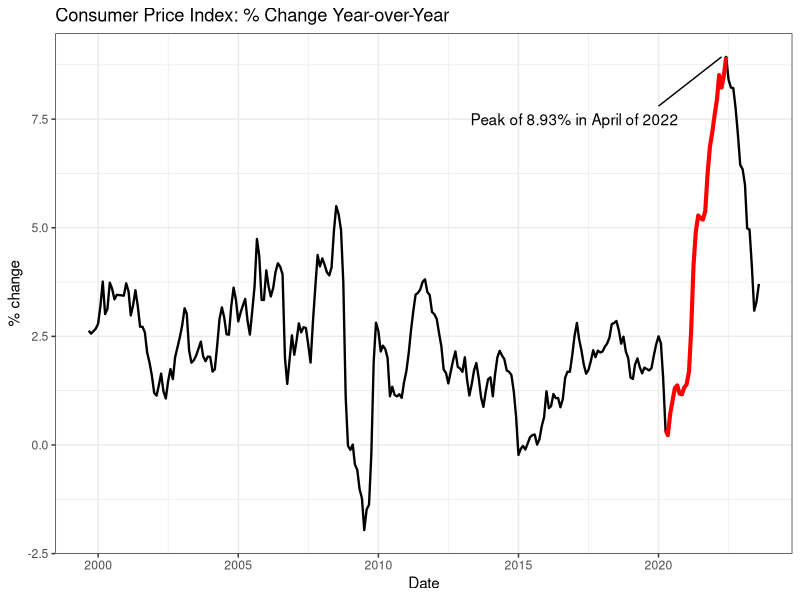
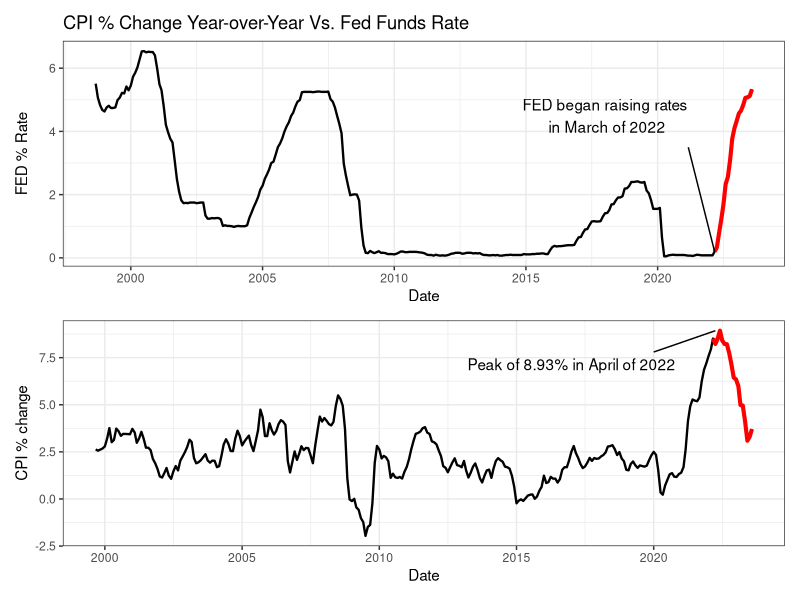
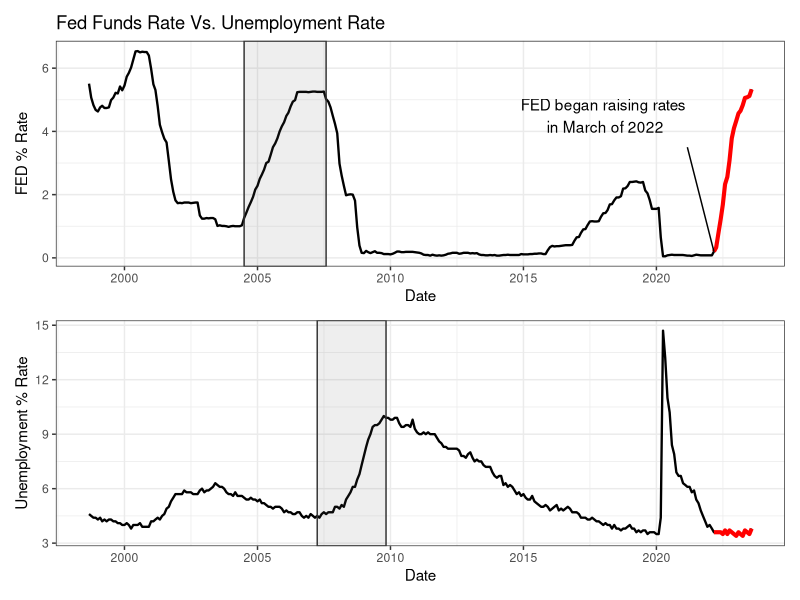

Source code (R) for these figures, in order:
## ---- chunk 1
knitr::opts_chunk$set(echo = TRUE)
library(tidyverse)
library(ggthemes)
theme_set(theme_bw())
library(lubridate)
library(patchwork)
## ---- chunk 2
df <- read.csv('fred_data.csv')
head(df,5)
## ---- chunk 3
df <- df |>
  mutate(cpi_yoy = ((value_cpi-lag(value_cpi, n=12))/lag(value_cpi, n=12))*100)
  
df$date <- ymd(df$date)
## ---- chunk 4
#create subset of covid 19 inflation impact
inf_sec <- df[df$date >= "2020-04-01" & df$date <= "2022-06-30", ]

#Get average

ggplot(mapping = aes(x = date)) + 
  geom_line(data= subset(df, !is.na(cpi_yoy)), aes(y = cpi_yoy), color = "black",linewidth=0.8) +
  geom_line(data= inf_sec, aes(y = cpi_yoy), color = "red",linewidth=1.4) +
  annotate("segment", x = as.Date("2020-01-01"), xend = as.Date("2022-04-01"), y = 7.8, yend = max(df$cpi_yoy, na.rm = TRUE), colour = "black") +
  annotate("text", x = as.Date("2017-01-01"), y = 7.5, label = paste0("Peak of ", round(max(df$cpi_yoy, na.rm = TRUE),2),"% in April of 2022")) +
  labs(title = "Consumer Price Index: % Change Year-over-Year",
        y= "% change",
        x= 'Date')
## ---- chunk 5
#create subset of recent fed rate raises
fed_sec <- df[df$date >= "2022-03-01" & df$date <= "2023-08-30", ]

#fed plot
p1 <- ggplot(mapping = aes(x = date)) + 
  geom_line(data= df, aes(y = value_ffer), color = "black",linewidth=0.8) +
  geom_line(data= fed_sec, aes(y = value_ffer), color = "red",linewidth=1.4)+
  annotate("segment", x = as.Date("2021-03-01"), xend = as.Date("2022-03-01"), y = 3.5, yend = 0.2, colour = "black") +
  annotate("text", x = as.Date("2018-01-01"), y = 4.5, label = paste0("FED began raising rates\n in March of 2022")) +
  labs(title = "CPI % Change Year-over-Year Vs. Fed Funds Rate",
        y= "FED % Rate",
        x= 'Date')

#cpi plot
p2 <- ggplot(mapping = aes(x = date)) + 
  geom_line(data= subset(df, !is.na(cpi_yoy)), aes(y = cpi_yoy), color = "black",linewidth=0.8)+
  geom_line(data= fed_sec, aes(y = cpi_yoy), color = "red",linewidth=1.4) +
  annotate("segment", x = as.Date("2020-01-01"), xend = as.Date("2022-04-01"), y = 7.8, yend = max(df$cpi_yoy, na.rm = TRUE), colour = "black") +
  annotate("text", x = as.Date("2017-01-01"), y = 7.15, label = paste0("Peak of ", round(max(df$cpi_yoy, na.rm = TRUE),2),"% in April of 2022"))+
  labs(y= "CPI % change",
      x= 'Date')


p1 / p2
## ---- chunk 6
#fed plot
p3 <- ggplot(mapping = aes(x = date)) +
  geom_line(data= df, aes(y = value_ffer), color = "black",linewidth=0.8) +
  geom_line(data= fed_sec, aes(y = value_ffer), color = "red",linewidth=1.4)+
  annotate("segment", x = as.Date("2021-03-01"), xend = as.Date("2022-03-01"), y = 3.5, yend = 0.2, colour = "black") +
  annotate("text", x = as.Date("2018-01-01"), y = 4.5, label = paste0("FED began raising rates\n in March of 2022")) +
  labs(title = "Fed Funds Rate Vs. Unemployment Rate",
        y= "FED % Rate",
        x= 'Date')

#unemployment plot
p4 <- ggplot(mapping = aes(x = date)) +
  geom_line(data= df, aes(y = value_unemp), color = "black",linewidth=0.8)+
  geom_line(data= fed_sec, aes(y = value_unemp), color = "red",linewidth=1.4) +
  labs(y= "Unemployment % Rate",
      x= 'Date')

rect <- data.frame(xmin=as.Date("2004-07-01"), xmax=as.Date("2007-08-01"), ymin=-Inf, ymax=Inf)
p5 <- p3 + geom_rect(data=rect, aes(xmin=xmin, xmax=xmax, ymin=ymin, ymax=ymax),
              color="grey20",
              alpha=0.1,
              inherit.aes = FALSE)

rect <- data.frame(xmin=as.Date("2007-04-01"), xmax=as.Date("2009-11-01"), ymin=-Inf, ymax=Inf)
p6 <- p4 + geom_rect(data=rect, aes(xmin=xmin, xmax=xmax, ymin=ymin, ymax=ymax),
              color="grey20",
              alpha=0.1,
              inherit.aes = FALSE)



p5 / p6
